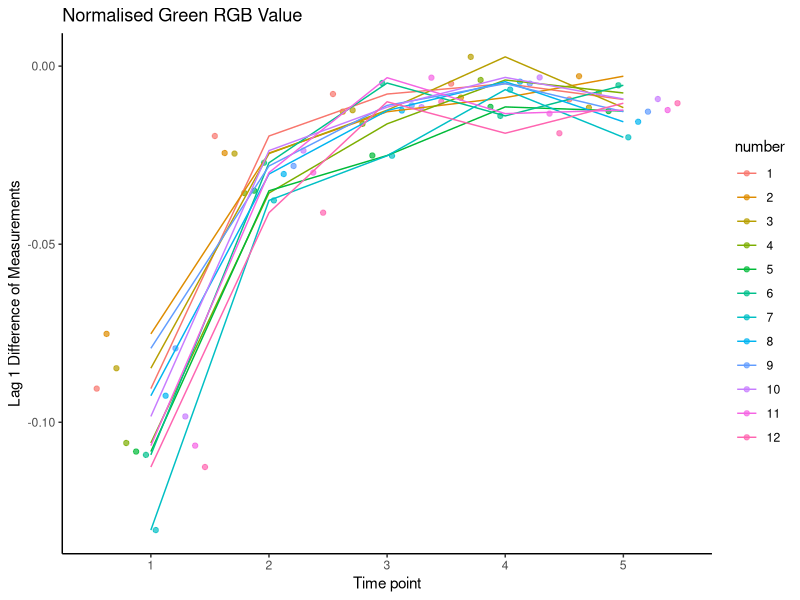

This chart was generated by the following R code:
library(ggplot2)
library(tibble)
library(tidyr)

df = read.csv("g_df_melted.csv")
df = df[13:72,]
df$number = as.factor(df$number)
df$treatment = as.factor(df$treatment)
df$covariates = as.numeric(as.factor(df$covariates))

ggplot(df, aes(x=covariates, y=value, color=number)) +
    # facet_wrap(~treatment, ncol=4) +
    geom_point(position=position_dodge(1), alpha=0.7) + 
    # geom_smooth(se=FALSE, method=loess) +
    geom_line() +
    labs(x = "Time point", y = "Lag 1 Difference of Measurements") +
    ggtitle("Normalised Green RGB Value") +
    theme_classic() 
